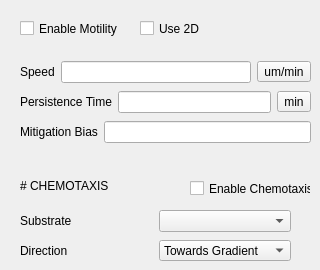
      <widget class="QWidget" name="motility_tab">
       <property name="sizePolicy">
        <sizepolicy hsizetype="Maximum" vsizetype="Preferred">
         <horstretch>0</horstretch>
         <verstretch>0</verstretch>
        </sizepolicy>
       </property>
       <attribute name="title">
        <string>Motility</string>
       </attribute>
       <widget class="QCheckBox" name="MOTILITYenableCheckBox">
        <property name="geometry">
         <rect>
          <x>20</x>
          <y>20</y>
          <width>101</width>
          <height>17</height>
         </rect>
        </property>
        <property name="text">
         <string>Enable Motility</string>
        </property>
       </widget>
       <widget class="QCheckBox" name="MOTILITYuse2dCheckBox">
        <property name="geometry">
         <rect>
          <x>140</x>
          <y>20</y>
          <width>70</width>
          <height>17</height>
         </rect>
        </property>
        <property name="text">
         <string>Use 2D</string>
        </property>
       </widget>
       <widget class="QWidget" name="layoutWidget">
        <property name="geometry">
         <rect>
          <x>20</x>
          <y>60</y>
          <width>291</width>
          <height>24</height>
         </rect>
        </property>
        <layout class="QHBoxLayout" name="MOTILITYSpeedLayout">
         <item>
          <widget class="QLabel" name="MOTILITYspeedLabel">
           <property name="styleSheet">
            <string notr="true">font: 8pt &quot;MS Shell Dlg 2&quot;;</string>
           </property>
           <property name="text">
            <string>Speed</string>
           </property>
          </widget>
         </item>
         <item>
          <widget class="QLineEdit" name="MOTILITYspeed"/>
         </item>
         <item>
          <widget class="QToolButton" name="MOTILITYspeedUnits">
           <property name="text">
            <string>um/min</string>
           </property>
          </widget>
         </item>
        </layout>
       </widget>
       <widget class="QWidget" name="layoutWidget">
        <property name="geometry">
         <rect>
          <x>20</x>
          <y>90</y>
          <width>291</width>
          <height>24</height>
         </rect>
        </property>
        <layout class="QHBoxLayout" name="MOTILITYPersistenceTimeLayout">
         <item>
          <widget class="QLabel" name="MOTILITYpersistenceTimeLabel">
           <property name="styleSheet">
            <string notr="true">font: 8pt &quot;MS Shell Dlg 2&quot;;</string>
           </property>
           <property name="text">
            <string>Persistence Time</string>
           </property>
          </widget>
         </item>
         <item>
          <widget class="QLineEdit" name="MOTILITYpersistenceTime"/>
         </item>
         <item>
          <widget class="QToolButton" name="MOTILITYpersistenceTimeUnits">
           <property name="text">
            <string>min</string>
           </property>
          </widget>
         </item>
        </layout>
       </widget>
       <widget class="QWidget" name="layoutWidget">
        <property name="geometry">
         <rect>
          <x>20</x>
          <y>120</y>
          <width>291</width>
          <height>24</height>
         </rect>
        </property>
        <layout class="QHBoxLayout" name="MOTILITYMitigationBiasLayout">
         <item>
          <widget class="QLabel" name="MOTILITYmitigationBiasLabel">
           <property name="styleSheet">
            <string notr="true">font: 8pt &quot;MS Shell Dlg 2&quot;;</string>
           </property>
           <property name="text">
            <string>Mitigation Bias</string>
           </property>
          </widget>
         </item>
         <item>
          <widget class="QLineEdit" name="MOTILITYmitigationBias"/>
         </item>
        </layout>
       </widget>
       <widget class="QWidget" name="layoutWidget">
        <property name="geometry">
         <rect>
          <x>20</x>
          <y>240</y>
          <width>271</width>
          <height>21</height>
         </rect>
        </property>
        <layout class="QHBoxLayout" name="MOTILITYDirectionLayout">
         <item>
          <widget class="QLabel" name="MOTILITYdirectionLabel">
           <property name="styleSheet">
            <string notr="true">font: 8pt &quot;MS Shell Dlg 2&quot;;</string>
           </property>
           <property name="text">
            <string>Direction</string>
           </property>
          </widget>
         </item>
         <item>
          <widget class="QComboBox" name="MOTILITYdirectionComboBox">
           <item>
            <property name="text">
             <string>Towards Gradient</string>
            </property>
           </item>
           <item>
            <property name="text">
             <string>Against Gradient</string>
            </property>
           </item>
          </widget>
         </item>
        </layout>
       </widget>
       <widget class="QLabel" name="MOTILITYchemotaxisLabel">
        <property name="geometry">
         <rect>
          <x>20</x>
          <y>170</y>
          <width>191</width>
          <height>31</height>
         </rect>
        </property>
        <property name="text">
         <string># CHEMOTAXIS</string>
        </property>
        <property name="textFormat">
         <enum>Qt::MarkdownText</enum>
        </property>
       </widget>
       <widget class="QCheckBox" name="MOTILITYenableChemotaxisCheckBox">
        <property name="geometry">
         <rect>
          <x>190</x>
          <y>180</y>
          <width>121</width>
          <height>17</height>
         </rect>
        </property>
        <property name="text">
         <string>Enable Chemotaxis</string>
        </property>
       </widget>
       <widget class="QWidget" name="">
        <property name="geometry">
         <rect>
          <x>20</x>
          <y>210</y>
          <width>271</width>
          <height>22</height>
         </rect>
        </property>
        <layout class="QHBoxLayout" name="MOTILITYSubstrateLayout">
         <item>
          <widget class="QLabel" name="MOTILITYsubstrateLabel">
           <property name="text">
            <string>Substrate</string>
           </property>
          </widget>
         </item>
         <item>
          <widget class="QComboBox" name="MOTILITYchemotaxisComboBox"/>
         </item>
        </layout>
       </widget>
      </widget>
